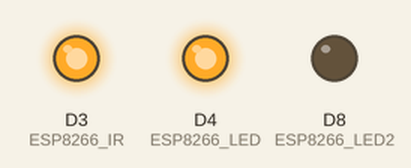
Recording of a sketch running on a simulated ESP8266 (NodeMCU). On the bench: output pins drawn as LEDs (lit = HIGH).

Above: at 0.2 s.
At 1.7 s:
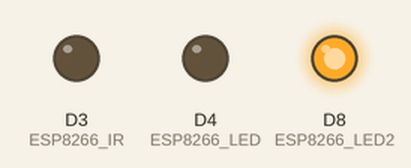
Timing chart, 0 to 3.0 s (numbered marks = the images above):
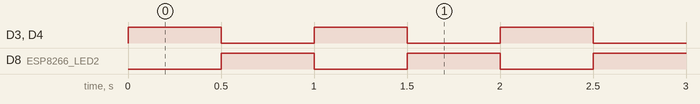

Measured:
- by itself, D3 (ESP8266_IR), D4 (ESP8266_LED), D8 (ESP8266_LED2): alternates HIGH for 0.50 s and LOW for 0.50 s

The sketch:

blink.ino
```cpp
#define ESP8266_LED D4
#define ESP8266_LED2 D8
#define ESP8266_IR D3

void setup()
{
  pinMode(ESP8266_LED, OUTPUT);
  pinMode(ESP8266_LED2, OUTPUT);
  pinMode(ESP8266_IR, OUTPUT);

}

void loop()
{
  digitalWrite(ESP8266_LED, HIGH);
  digitalWrite(ESP8266_LED2, LOW);
  digitalWrite(ESP8266_IR, HIGH);
  delay(500);
  digitalWrite(ESP8266_LED, LOW);
  digitalWrite(ESP8266_LED2, HIGH);
  digitalWrite(ESP8266_IR, LOW);
  delay(500);
}
```
